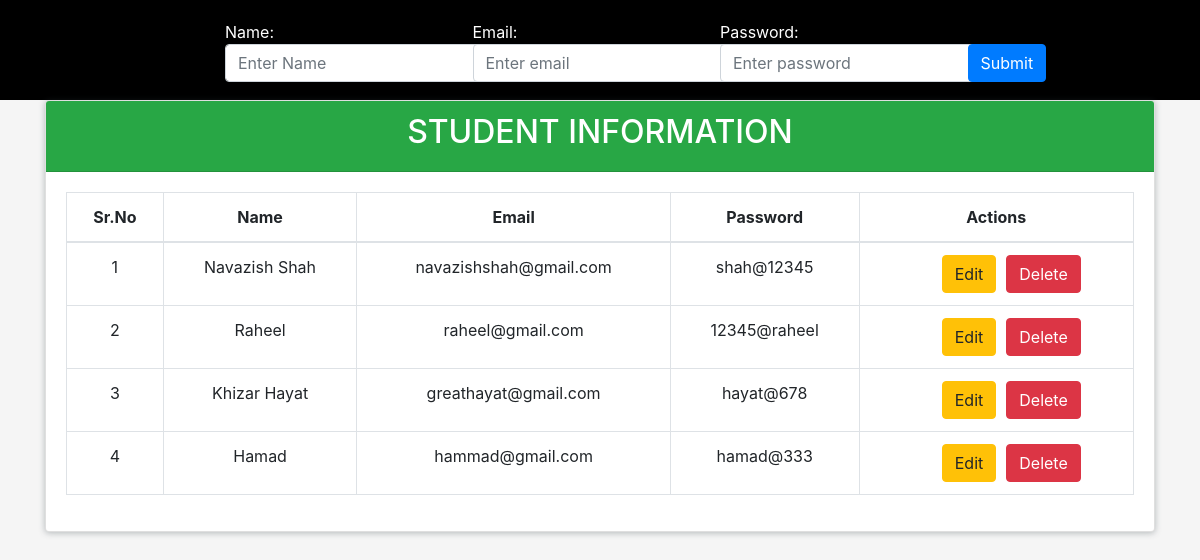
The page / on the database its author committed.
### tables this page shows
CREATE TABLE `students` (
  `id` int(11) NOT NULL,
  `name` varchar(100) DEFAULT NULL,
  `email` varchar(100) DEFAULT NULL,
  `password` varchar(100) DEFAULT NULL
);

### index.php (the view, shortened to what this page needs)
<?php include_once 'db_connection.php';
$update = false;
$name = "";
$email ="";
$password ="";
?>
<!DOCTYPE html>
<html lang="en">
<head>
  <link rel="stylesheet" href="https://stackpath.bootstrapcdn.com/font-awesome/4.7.0/css/font-awesome.min.css">
  <link rel="stylesheet" href="https://maxcdn.bootstrapcdn.com/bootstrap/4.0.0/css/bootstrap.min.css">
</head>
<body>
<div class="container-fluid ">
  <div class="row offset-2">
  <form class="form-inline" action="process.php" method="post">
    <div class="col-md-3">
    <div class="form-group">
      <label for="name">Name:</label><br>
      <input value="<?php echo $name; ?>" type="text" class="form-control" id="name" placeholder="Enter Name" name="name">
    </div>
  </div>
  <div class="col-md-3">
    <div class="form-group">
      <label for="email">Email:</label><br>
      <input value="<?php echo $email; ?>" type="email" class="form-control" id="email" placeholder="Enter email" name="email">
    </div>
  </div>
  <div class="col-md-3">
    <div class="form-group">
      <label for="pwd">Password:</label><br>
      <input value="<?php echo $password; ?>" type="password" class="form-control" id="pwd" placeholder="Enter password" name="pwd">
    </div>
  </div>
  <div class="col-md-1">
     <div class="form-group">
       <label for="pwd"></label><br>
       <?php if($update==true): ?>
      <button type="submit" class="btn btn-primary" name="update">Update</button>
      <?php else: ?>
     <button type="submit" class="btn btn-primary" name="submit">Submit</button>
       <?php endif;?>
    </div>
  </div>
  </form>
  </div>
</div>
<?php
$sql ="select * from students";
$result = $conn->query($sql);
 ?>
<div class="container">
  <div class="card">
  <div class="card-header bg-success">
    <h2 class="text-center text-uppercase text-white">Student Information</h2>
  </div>
  <div class="card-body">
    <div class="table-responsive">
  <table class="table table-bordered  text-center">
    <thead>
      <tr>
        <th>Sr.No</th>
        <th>Name</th>
        <th>Email   </th>
        <th>Password</th>
        <th>Actions</th>
      </tr>
    </thead>
    <tbody>
      <?php
      $serialN_no =1;
      while ($row=$result->fetch_assoc()) {
       ?>
      <tr>
        <td><?php echo $serialN_no++; ?></td>
        <td><?php echo $row['name']; ?></td>
        <td><?php echo $row['email']; ?></td>
        <td><?php echo $row['password']; ?></td>
        <td class="text-center"><a name="edit" href="index.php?edit=<?php echo $row['id']; ?>" class="btn btn-warning">Edit</a><a name="delete" href="process.php?delete=<?php echo $row['id']; ?>" class="btn btn-danger" onclick="return confirm('Do you want to Delete this?');">Delete</a></td>
      </tr>
       <?php } ?>
    </tbody>
  </table>
</div>
</div>
  </div>
</div>
</body>
</html>

### index.php (style rules this page uses)
body { background: #f5f5f5; }
.card { box-shadow: 0 1px 6px rgba(57,73,76,.35); }
.container-fluid { background: #000; height: 100px; }
label { color: white; float: left; }
.btn-warning { margin-right: 10px !important; margin-left: 30px !important; }
form { margin-top: 20px; }

### rows shown on the page
students: name "Navazish Shah", email "navazishshah@gmail.com", password "shah@12345"
students: name "Raheel", email "raheel@gmail.com", password "12345@raheel"
students: name "Khizar Hayat", email "greathayat@gmail.com", password "hayat@678"
students: name "Hamad", email "hammad@gmail.com", password "hamad@333"
